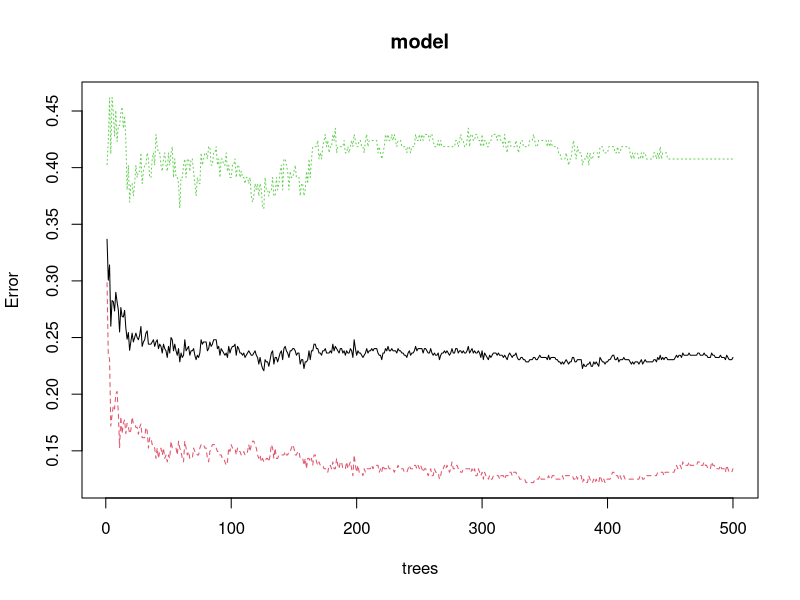
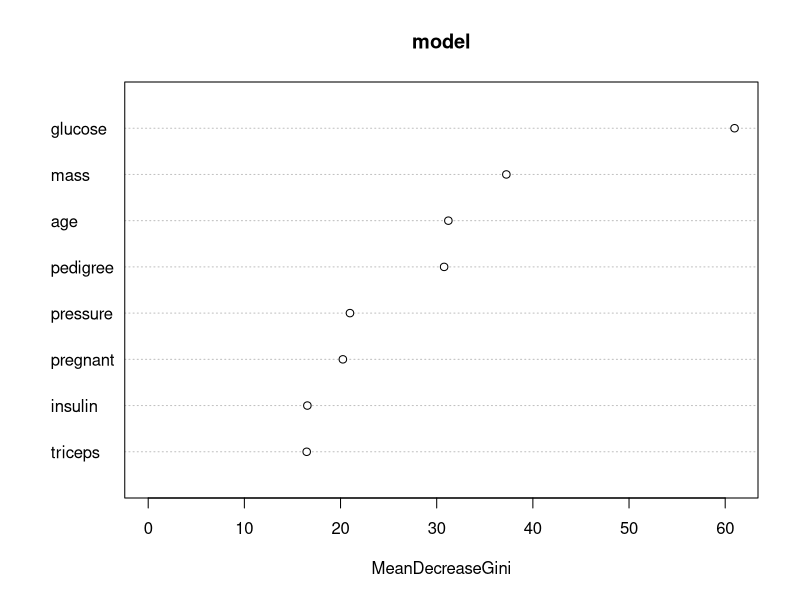

Recreate these plots in R, in order.
install.packages("randomForest")
install.packages("mlbench")
install.packages("caTools")

library(randomForest)
library(mlbench)
library(caTools)

data("PimaIndiansDiabetes")
health_data <- PimaIndiansDiabetes
summary(health_data)

split <- sample.split(health_data, SplitRatio = 0.7)
train <- subset(health_data, split == TRUE)
test <- subset(health_data, split == FALSE)

input <- train[, 1:8]
target <- train[, 9]

model <- randomForest(input, target, data = health_data, class.f = TRUE)
print(model)

pred <- predict(model, test)
print(pred)

confusion_matrix <- table(pred, test$diabetes)
print(confusion_matrix)

summary(model)
plot(model)
varImpPlot(model)
importance(model)

custom_input <- data.frame(
    pregnant = 6,
    glucose = 148,
    pressure = 72,
    triceps = 32,
    insulin = 0,
    mass = 32.6,
    pedigree = 0.627,
    age = 50
)

custom_predictions <- predict(model, custom_input)
print(custom_predictions)
